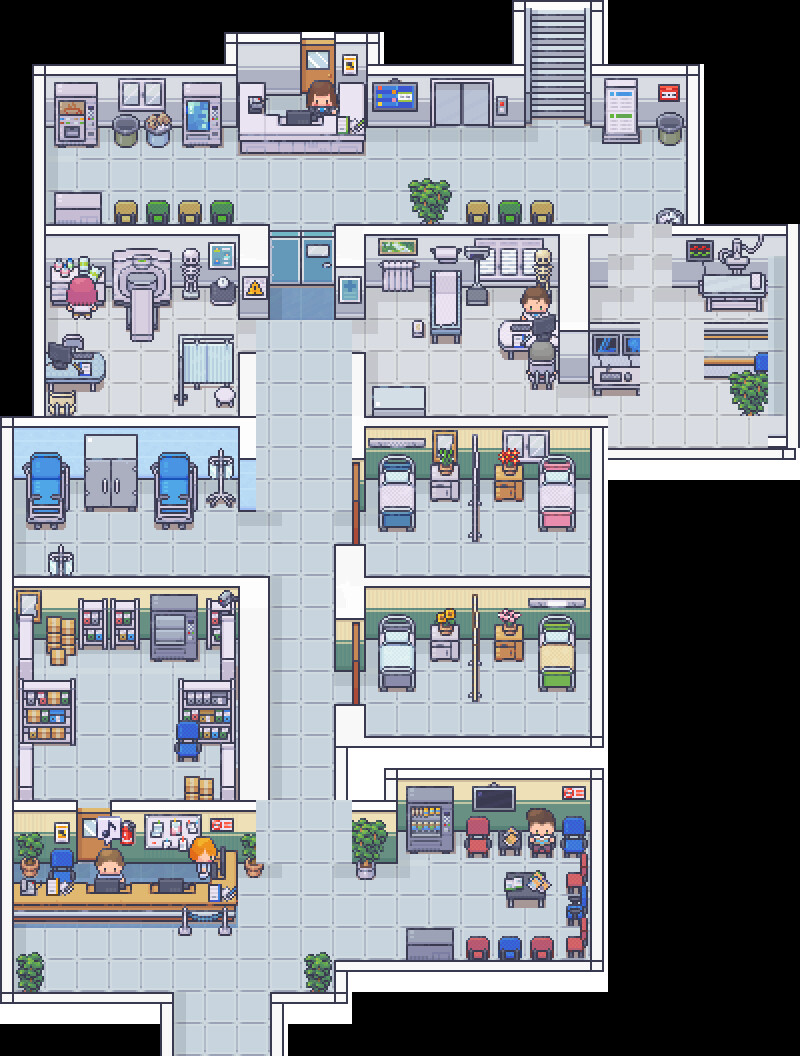

This game map was drawn from its Tiled (.tmx) file and the tilesets committed beside it. A one-line description and the trimmed map source follow:
An orthogonal 25x33 tile map with 32x32 px tiles, 1 tile layer (Tile Layer 1) and 116 objects.

<map version="1.10" tiledversion="1.10.2" orientation="orthogonal" renderorder="right-down" width="25" height="33" tilewidth="32" tileheight="32" infinite="0" nextlayerid="4" nextobjectid="234">
 <tileset firstgid="1" source="../mappa/Modern tiles_free/tile/corridoio reparto ospedale spizio.tsx" />
 <layer id="1" name="Tile Layer 1" width="25" height="33">
  <data>[825 cells, 629 non-empty, 578 distinct tile ids]</data>
 </layer>
 <objectgroup id="2" name="collision mask">
  <properties>
   <property name="unity:sortingLayer" value="collision mask" />
  </properties>
  <object id="1" x="35" y="66" width="202" height="57" />
  <object id="2" x="225" y="32" width="73" height="60" />
  <object id="3" x="237" y="114" width="127" height="36" />
  <object id="4" x="338" y="84" width="27" height="32" />
  <object id="5" x="368" y="70" width="64" height="57" />
  <object id="6" x="493" y="71" width="38" height="54" />
  <object id="7" x="431" y="66" width="60" height="56" />
  <object id="8" x="591" y="64" width="109" height="66" />
  <object id="9" x="685" y="129" width="16" height="98" />
  <object id="10" x="672" y="225" width="96" height="61" />
  <object id="11" x="788" y="224" width="10" height="222" />
  <object id="12" x="334" y="420" width="268" height="6" />
  <object id="13" x="351" y="352" width="14" height="61" />
  <object id="14" x="337" y="226" width="28" height="90" />
  <object id="15" x="365" y="225" width="243" height="60" />
  <object id="16" x="557" y="267" width="31" height="108" />
  <object id="17" x="591" y="321" width="48" height="54" />
  <object id="18" x="704" y="322" width="63" height="57" />
  <object id="19" x="239" y="224" width="30" height="94" />
  <object id="20" x="46" y="225" width="192" height="64" />
  <object id="22" x="32" y="94" width="12" height="321" />
  <object id="23" x="239" y="351" width="16" height="65" />
  <object id="24" x="1" y="415" width="255" height="63" />
  <object id="25" x="237" y="457" width="17" height="52" />
  <object id="27" x="0" y="480" width="11" height="522" />
  <object id="28" x="11" y="993" width="162" height="9" />
  <object id="29" x="160" y="1002" width="13" height="54" />
  <object id="30" x="271" y="992" width="11" height="65" />
  <object id="31" x="283" y="991" width="63" height="11" />
  <object id="32" x="335" y="960" width="11" height="31" />
  <object id="33" x="347" y="960" width="252" height="11" />
  <object id="34" x="592" y="768" width="11" height="191" />
  <object id="35" x="386" y="768" width="204" height="62" />
  <object id="36" x="335" y="800" width="62" height="63" />
  <object id="37" x="334" y="743" width="11" height="58" />
  <object id="40" x="335" y="704" width="29" height="42" />
  <object id="41" x="365" y="737" width="238" height="10" />
  <object id="42" x="591" y="417" width="13" height="328" />
  <object id="43" x="334" y="545" width="31" height="127" />
  <object id="44" x="364" y="576" width="228" height="63" />
  <object id="45" x="353" y="422" width="11" height="88" />
  <object id="46" x="364" y="422" width="227" height="58" />
  <object id="47" x="538" y="458" width="37" height="72" />
  <object id="48" x="494" y="464" width="28" height="37" />
  <object id="49" x="430" y="463" width="28" height="38" />
  <object id="50" x="472" y="432" width="6" height="110" />
  <object id="51" x="378" y="455" width="37" height="76" />
  <object id="52" x="236" y="578" width="34" height="289" />
  <object id="55" x="13" y="577" width="224" height="63" />
  <object id="56" x="149" y="627" width="48" height="35" />
  <object id="57" x="49" y="615" width="26" height="42" />
  <object id="58" x="80" y="634" width="25" height="14" />
  <object id="59" x="109" y="637" width="29" height="12" />
  <object id="60" x="220" y="615" width="15" height="186" />
  <object id="61" x="180" y="678" width="43" height="65" />
  <object id="62" x="178" y="722" width="21" height="34" />
  <object id="63" x="20" y="679" width="56" height="66" />
  <object id="64" x="19" y="613" width="14" height="189" />
  <object id="65" x="50" y="649" width="14" height="14" />
  <object id="66" x="184" y="777" width="28" height="23" />
  <object id="67" x="111" y="801" width="158" height="61" />
  <object id="68" x="13" y="802" width="64" height="61" />
  <object id="69" x="13" y="896" width="212" height="25" />
  <object id="70" x="224" y="849" width="13" height="65" />
  <object id="71" x="408" y="829" width="37" height="17" />
  <object id="72" x="511" y="873" width="32" height="21" />
  <object id="73" x="405" y="929" width="48" height="29" />
  <object id="74" x="468" y="939" width="20" height="19" />
  <object id="75" x="500" y="939" width="20" height="20" />
  <object id="76" x="533" y="939" width="20" height="19" />
  <object id="77" x="567" y="905" width="19" height="15" />
  <object id="78" x="533" y="832" width="16" height="14" />
  <object id="79" x="499" y="832" width="21" height="22" />
  <object id="80" x="468" y="834" width="19" height="19" />
  <object id="81" x="379" y="637" width="37" height="53" />
  <object id="82" x="539" y="637" width="36" height="51" />
  <object id="83" x="154" y="471" width="34" height="47" />
  <object id="84" x="217" y="461" width="7" height="41" />
  <object id="85" x="85" y="457" width="51" height="50" />
  <object id="86" x="35" y="462" width="23" height="48" />
  <object id="87" x="47" y="556" width="25" height="17" />
  <object id="88" x="307" y="958" width="22" height="28" />
  <object id="89" x="20" y="953" width="20" height="38" />
  <object id="90" x="361" y="850" width="14" height="26" />
  <object id="91" x="248" y="858" width="11" height="18" />
  <object id="92" x="131" y="286" width="23" height="51" />
  <object id="93" x="113" y="276" width="56" height="29" />
  <object id="94" x="186" y="283" width="8" height="15" />
  <object id="95" x="186" y="346" width="38" height="35" />
  <object id="96" x="44" y="350" width="54" height="37" />
  <object id="97" x="61" y="335" width="19" height="11" />
  <object id="98" x="51" y="398" width="19" height="16" />
  <object id="99" x="55" y="108" width="41" height="39" />
  <object id="100" x="115" y="118" width="22" height="26" />
  <object id="101" x="147" y="114" width="21" height="28" />
  <object id="102" x="185" y="117" width="35" height="28" />
  <object id="103" x="55" y="192" width="45" height="28" />
  <object id="104" x="116" y="201" width="19" height="22" />
  <object id="105" x="149" y="201" width="19" height="22" />
  <object id="106" x="182" y="204" width="15" height="18" />
  <object id="107" x="212" y="201" width="19" height="22" />
  <object id="108" x="412" y="183" width="33" height="40" />
  <object id="109" x="468" y="201" width="18" height="21" />
  <object id="110" x="501" y="201" width="18" height="23" />
  <object id="111" x="532" y="200" width="20" height="24" />
  <object id="112" x="605" y="121" width="32" height="23" />
  <object id="113" x="657" y="115" width="23" height="29" />
  <object id="114" x="734" y="380" width="29" height="29" />
  <object id="115" x="704" y="274" width="60" height="21" />
  <object id="226" x="604" y="447" width="188" height="9" />
  <object id="227" x="767" y="225" width="20" height="10" />
  <object id="228" x="501" y="320" width="56" height="25" />
  <object id="229" x="270" y="229" width="65" height="54" />
  <object id="231" x="69" y="281" width="25" height="33">
   <ellipse />
  </object>
  <object id="232" x="564" y="834" width="16" height="14" />
  <object id="233" x="375" y="392" width="46" height="17" />
 </objectgroup>
</map>
